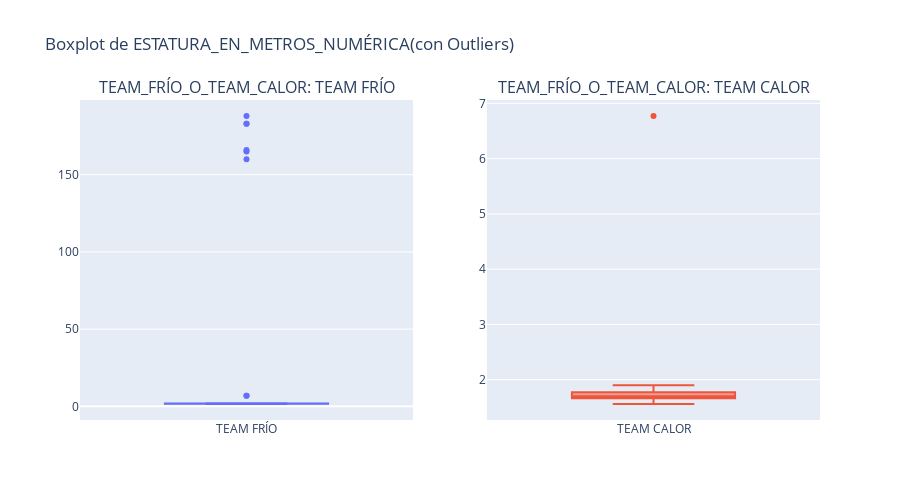

Source (notebook cell):
### Code cell
plot_interactive_boxplot(
    df, 
    column='ESTATURA_EN_METROS_NUMÉRICA',
    target_class= "TEAM_FRÍO_O_TEAM_CALOR",
    title='Boxplot de ESTATURA_EN_METROS_NUMÉRICA (con Outliers)'
)

### Figure 1 — Plotly figure (JSON) as saved in the notebook; plotly's stock layout.template omitted (floating-point values rounded to 4 significant figures; data arrays with more than 128 entries replaced by an {"elided": "..."} marker saying what was removed)
{"data": [{"boxpoints": "outliers", "name": "TEAM FRÍO", "showlegend": false, "type": "box", "xaxis": "x", "y": {"elided": "174 float values"}, "yaxis": "y"}, {"boxpoints": "outliers", "name": "TEAM CALOR", "showlegend": false, "type": "box", "xaxis": "x2", "y": [1.75, 1.58, 1.74, 1.74, 1.56, 1.68, 1.68, 1.63, 1.6, 1.73, 1.68, 1.76, 1.69, 1.7, 1.75, 1.68, 1.83, 1.79, 1.56, 1.78, 1.76, 1.57, 1.69, 1.65, 1.58, 6.771, 1.77, 1.67, 1.8, 1.78, 1.9, 1.7, 1.79], "yaxis": "y2"}], "layout": {"annotations": [{"font": {"size": 16}, "showarrow": false, "text": "TEAM_FRÍO_O_TEAM_CALOR: TEAM FRÍO", "x": 0.225, "xanchor": "center", "xref": "paper", "y": 1, "yanchor": "bottom", "yref": "paper"}, {"font": {"size": 16}, "showarrow": false, "text": "TEAM_FRÍO_O_TEAM_CALOR: TEAM CALOR", "x": 0.775, "xanchor": "center", "xref": "paper", "y": 1, "yanchor": "bottom", "yref": "paper"}], "height": 500, "title": {"text": "Boxplot de ESTATURA_EN_METROS_NUMÉRICA(con Outliers)"}, "xaxis": {"anchor": "y", "domain": [0, 0.45]}, "xaxis2": {"anchor": "y2", "domain": [0.55, 1]}, "yaxis": {"anchor": "x", "domain": [0, 1]}, "yaxis2": {"anchor": "x2", "domain": [0, 1]}}}
